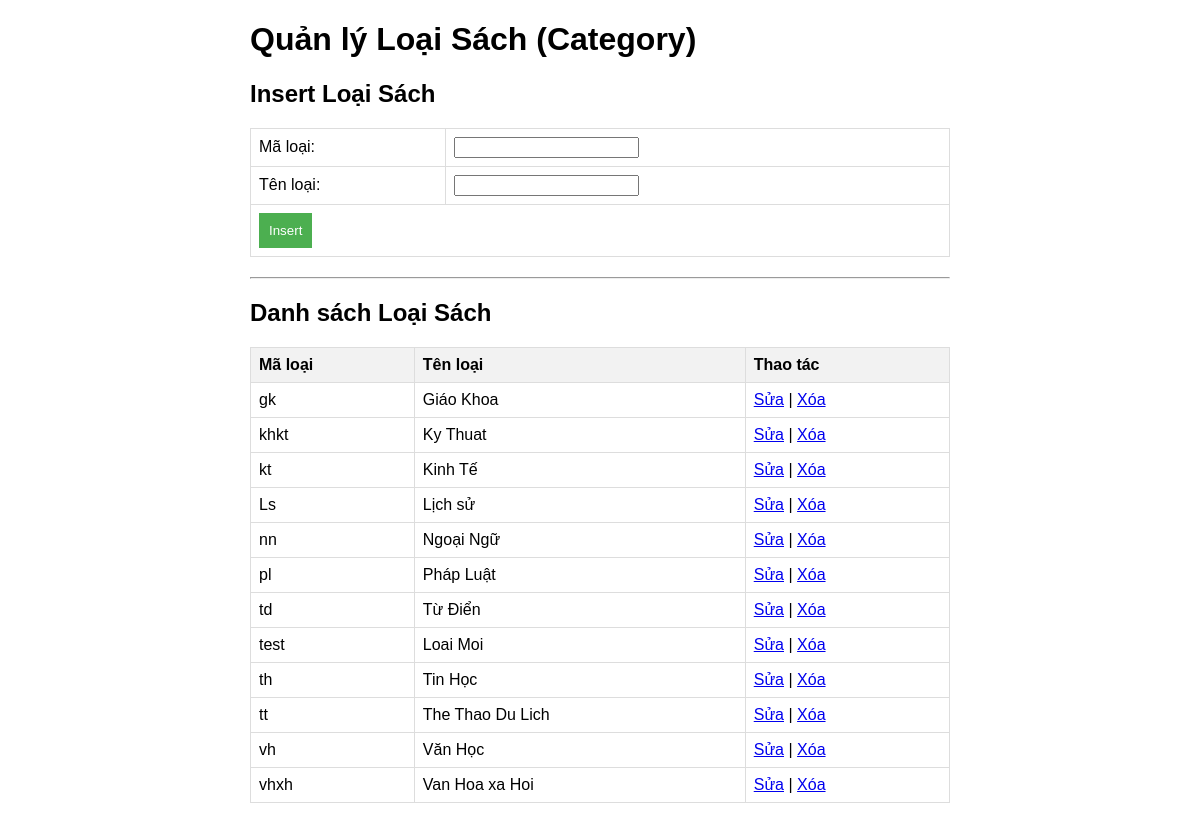
The app's page /files/lab8/lab8_3_1.php with its own data.
### tables this page shows
CREATE TABLE `category` (
  `cat_id` varchar(5) NOT NULL,
  `cat_name` varchar(50) NOT NULL,
  PRIMARY KEY (`cat_id`)
);

### files/lab8/lab8_3_1.php (the view, shortened to what this page needs)
<!DOCTYPE html PUBLIC "-//W3C//DTD XHTML 1.0 Transitional//EN"
    "http://www.w3.org/TR/xhtml1/DTD/xhtml1-transitional.dtd">
<html xmlns="http://www.w3.org/1999/xhtml">
<head>
</head>
<body>
    <div id="container">
        <h1> Quản lý Loại Sách (Category)</h1>
        <?php
        try {
            $pdh = new PDO("mysql:host=localhost; dbname=bookstore", "root", "");
            $pdh->setAttribute(PDO::ATTR_ERRMODE, PDO::ERRMODE_EXCEPTION);
            $pdh->query("set names 'utf8'");
        } catch (Exception $e) {
            echo "<p style='color: red;'> Lỗi kết nối CSDL: " . $e->getMessage() . "</p>";
            exit;
        }
        $edit_id = '';
        $edit_name = '';
        $form_action = 'Insert';
        ?>
        <h2><?php echo $form_action; ?> Loại Sách</h2>
        <form action="lab8_3.php" method="post">
            <table>
                <tr>
                    <td>Mã loại:</td>
                    <td><input type="text" name="cat_id" value="<?php echo htmlspecialchars($edit_id); ?>" <?php if($form_action === 'Update') echo 'readonly'; ?> />
                    </td>
                </tr>
                <tr>
                    <td>Tên loại:</td>
                    <td><input type="text" name="cat_name" value="<?php echo htmlspecialchars($edit_name); ?>" required /></td>
                </tr>
                <tr>
                    <td colspan="2">
                        <input type="submit" name="sm" value="<?php echo $form_action; ?>" style="padding: 10px; background-color: #4CAF50; color: white; border: none; cursor: pointer;" />
                    </td>
                </tr>
            </table>
        </form>
        <hr />
        <h2>Danh sách Loại Sách</h2>
        <?php
        $stm = $pdh->prepare("select * from category ORDER BY cat_id ASC");
        $stm->execute();
        $rows = $stm->fetchAll(PDO::FETCH_ASSOC);
        ?>
        <table>
            <tr>
                <th>Mã loại</th>
                <th>Tên loại</th>
                <th>Thao tác</th>
            </tr>
            <?php foreach ($rows as $row): ?>
            <tr>
                <td><?php echo htmlspecialchars($row['cat_id']); ?></td>
                <td><?php echo htmlspecialchars($row['cat_name']); ?></td>
                <td>
                    <a href="lab8_3.php?action=edit&id=<?php echo urlencode($row['cat_id']); ?>">Sửa</a> |
                    <a href="lab8_3.php?action=delete&id=<?php echo urlencode($row['cat_id']); ?>" onclick="return confirm('Bạn có chắc chắn muốn xóa loại sách <?php echo htmlspecialchars($row['cat_name']); ?> không?');">Xóa</a>
                </td>
            </tr>
            <?php endforeach; ?>
        </table>
    </div>
</body>
</html>

### files/lab8/lab8_3_1.php (style rules this page uses)
#container { width: 700px; margin: 0 auto; font-family: Arial, sans-serif; }
table { width: 100%; border-collapse: collapse; margin-bottom: 20px; }
th, td { border: 1px solid #ddd; padding: 8px; text-align: left; }
th { background-color: #f2f2f2; }

### records on screen
category: cat_id "gk", cat_name "Giáo Khoa"
category: cat_id "khkt", cat_name "Ky Thuat"
category: cat_id "kt", cat_name "Kinh Tế"
category: cat_id "Ls", cat_name "Lịch sử"
category: cat_id "nn", cat_name "Ngoại Ngữ"
category: cat_id "pl", cat_name "Pháp Luật"
category: cat_id "td", cat_name "Từ Điển"
category: cat_id "test", cat_name "Loai Moi"
category: cat_id "th", cat_name "Tin Học"
category: cat_id "tt", cat_name "The Thao Du Lich"
category: cat_id "vh", cat_name "Văn Học"
category: cat_id "vhxh", cat_name "Van Hoa xa Hoi"

### other values on screen
$form_action "Insert"
